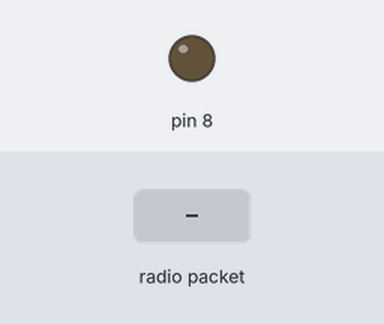
The sketch below on a simulated Arduino Uno, built with avr-gcc and run on an emulated ATmega328P. On the bench: output pins drawn as LEDs (lit = HIGH). The inputs (shaded band) are chosen by the test bench. No radio packets arrive unless stated.

Above: at 1.2 s.
1.3 s: radio packet "A" arrives
At 2.4 s:
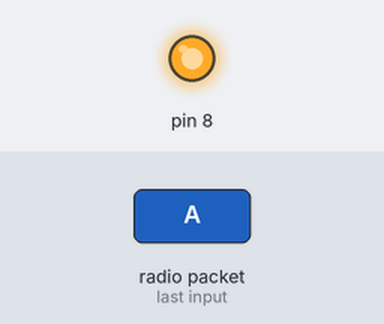
2.8 s: radio packet "1" arrives
At 3.5 s:
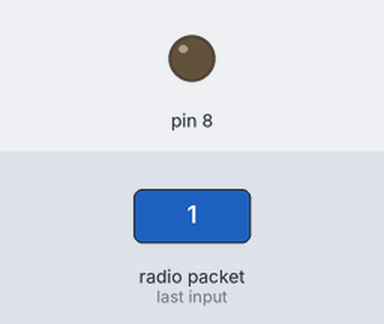
Timing chart, 0 to 5.8 s (numbered marks = the images above; inputs shaded):
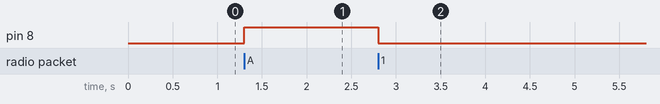

Measured:
- after the input at 1.3 s, pin 8: LOW → HIGH at once
- after the input at 2.8 s, pin 8: HIGH → LOW at once

The sketch:

RF_receiver_3_boton.ino
```cpp
#include <RH_ASK.h>
#include <SPI.h>

RH_ASK driver(2000, 2, 9, 10);

void setup()
{
  pinMode(8,OUTPUT);
    Serial.begin(9600);
    if (!driver.init())
         Serial.println("init failed");
}

void loop()
{
  String str = "";
    uint8_t buf[RH_ASK_MAX_MESSAGE_LEN];
    uint8_t buflen = sizeof(buf);

    if (driver.recv(buf, &buflen))
    {
  if((char)buf[0] == 'A'){
    digitalWrite(8,HIGH);
  }
  else{
    digitalWrite(8,LOW);
  }
  }
   if((char)buf[1] == 'A'){
    digitalWrite(9,HIGH);
   }
   else{
    digitalWrite(9,LOW);
   }
   if((char)buf[2] == 'A'){
    digitalWrite(10,HIGH);
  }
  else{
    digitalWrite(10,LOW);
}
}
```
